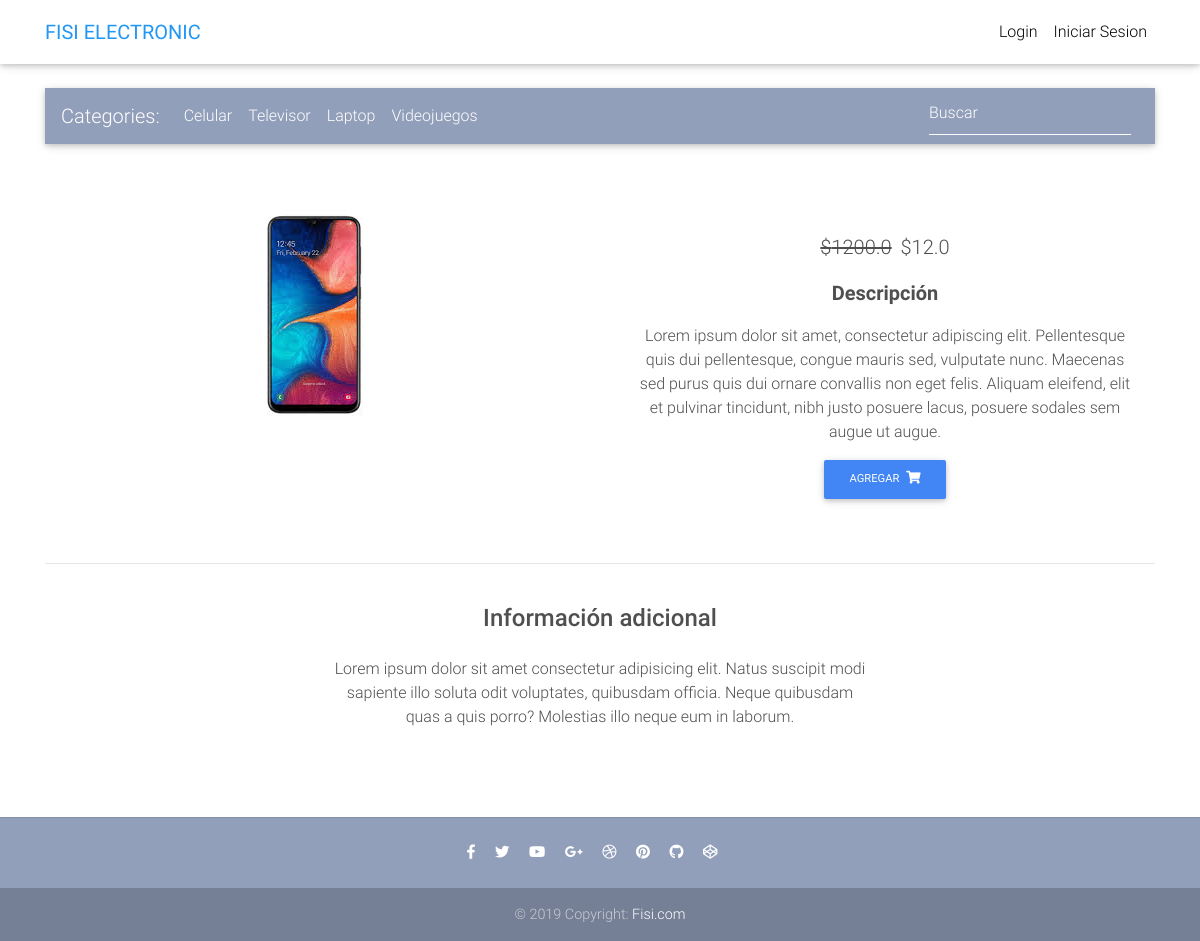
/product/1/, run on the app's committed database.
### core/models.py (models this page shows, shortened)
class Category(models.Model):
    name = models.CharField(verbose_name="Nombre", max_length=50)
    def getPage(self):
        return reverse("core:products", kwargs={
            'id': self.id
        })

class Item(models.Model):
    title = models.CharField(max_length=100)
    price = models.FloatField()
    discount_price = models.FloatField(blank=True, null=True)
    category=models.ForeignKey(Category, on_delete=models.CASCADE)
    label = models.CharField(choices=LABEL_CHOICES, max_length=1)
    slug = models.SlugField()
    description = models.TextField()
    image = models.ImageField()
    created = models.DateTimeField(auto_now_add=True,verbose_name="Fecha de creación")
    updated=models.DateTimeField(auto_now=True,verbose_name="Fecha de edición")
    def get_add_to_cart_url(self):
        return reverse("core:add-to-cart", kwargs={
            'id': self.id
        })
    def get_remove_from_cart_url(self):
        return reverse("core:remove-from-cart", kwargs={
            'id': self.id
        })

### core/views.py (the view)
# urls.py: path('product/<int:id>/', ItemDetailView.as_view(), name='product'),
class ItemDetailView(DetailView):
    model = Item
    def get(self, *args, **kwargs):
        item=Item.objects.get(id=kwargs['id'])
        categorys=Category.objects.all()
        return render(self.request,'product.html',{"item":item,"categorys":categorys})
    '''
    template_name = "product.html"'''

### templates/product.html (shortened to what this page needs)
{% extends "base.html" %}
{% block content %}
  <main >
    <div class="container dark-grey-text">
        <section class="text-center mb-4">
      <div class="row wow fadeIn">
        <div class="col-12">
          {% include "categorys.html" %}
        </div>
      </div>
      <div class="row wow fadeIn">
        <div class="col-md-6 mb-4">
          <img src="{{item.image.url}}" class="img-fluid" alt="">
        </div>
        <div class="col-md-6 mb-4">
          <div class="p-4">
            <p class="lead">
              {% if item.discount_price %}
              <span class="mr-1">
                <del>${{ item.price }}</del>
              </span>
              <span>${{ item.discount_price }}</span>
              {% else %}
              <span>${{ item.price }}</span>
              {% endif %}
            </p>
            <p class="lead font-weight-bold">Descripción</p>
            <p>{{ item.description }}</p>
            <a href="{{ item.get_add_to_cart_url }}" class="btn btn-primary btn-md my-0 p">
              Agregar
              <i class="fas fa-shopping-cart ml-1"></i>
            </a>
          </div>
        </div>
      </div>
      <hr>
      <div class="row d-flex justify-content-center wow fadeIn">
        <div class="col-md-6 text-center">
          <h4 class="my-4 h4">Información adicional</h4>
          <p>Lorem ipsum dolor sit amet consectetur adipisicing elit. Natus suscipit modi sapiente illo soluta odit
            voluptates,
            quibusdam officia. Neque quibusdam quas a quis porro? Molestias illo neque eum in laborum.</p>
        </div>
      </div>
      <div class="row wow fadeIn">
        <div class="col-lg-4 col-md-12 mb-4">
        </div>
        <div class="col-lg-4 col-md-6 mb-4">
        </div>
        <div class="col-lg-4 col-md-6 mb-4">
        </div>
      </div>
  </section>
    </div>
  </main>
{% endblock content %}

### templates/categorys.html (shortened to what this page needs)
  <nav class="navbar navbar-expand-lg navbar-dark mdb-color lighten-3 mt-3 mb-5">
        <span class="navbar-brand">Categories:</span>
        <div class="collapse navbar-collapse" id="basicExampleNav">
		<ul class="navbar-nav mr-auto">
			{% for category in categorys %}
				<li class="nav-item ">
				     <a class="nav-link" href="{{category.getPage}}">{{category.name}}
				     </a>
				</li>
			{% endfor %}
		 </ul>
          <form class="form-inline" action="/buscar/" method="POST">
            <div class="md-form my-0">
              <input class="form-control mr-sm-2" name="buscalo" type="text" placeholder="Buscar" aria-label="Search">
            </div>
          </form>
        </div>
      </nav>

### templates/base.html (style rules this page uses)
html, body, header, .carousel { height: 60vh; }

### data on the page
Category: name "Celular"
Category: name "Televisor"
Category: name "Laptop"
Category: name "Videojuegos"
Item: image (picture), price "1200.0", discount_price "12.0", description "Lorem ipsum dolor sit amet, consectetur adipiscing elit. Pellentesque quis dui pellentesque, congue mauris sed, vulputate nunc. Maecenas sed purus quis dui ornare convallis non eget felis. Aliquam eleifend, elit et pulvinar tincidunt, nibh justo posuere lacus, posuere sodales sem augue ut augue."
